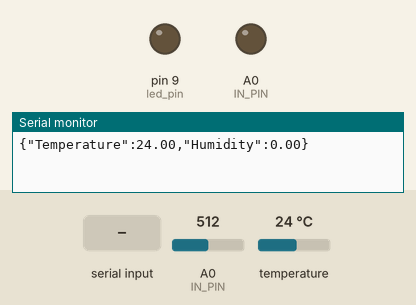
Bench run of a sketch on a simulated Arduino Uno, built with avr-gcc and run on an emulated ATmega328P. Shown: output pins drawn as LEDs (lit = HIGH), the last lines printed to the serial monitor. Inputs (shaded band) come from the test bench; at power-on: A0 (IN_PIN) = 512, temperature 24 °C. Pins used as bus, display or sensor lines are not drawn.

Above: at 1.9 s.
2.0 s: "1" received over Serial
At 3.7 s:
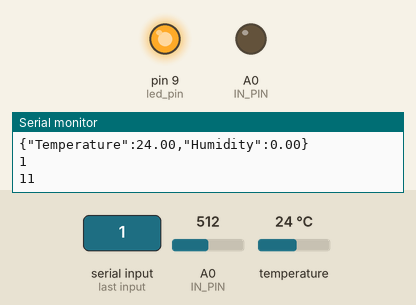
4.8 s: A0 (IN_PIN) set to 1007
6.3 s: A0 (IN_PIN) set to 1023
9.9 s: "0" received over Serial
At 11.8 s:
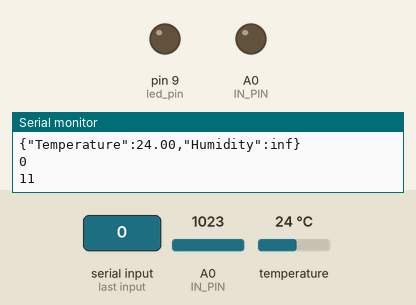
13.5 s: "2" received over Serial
At 15.9 s:
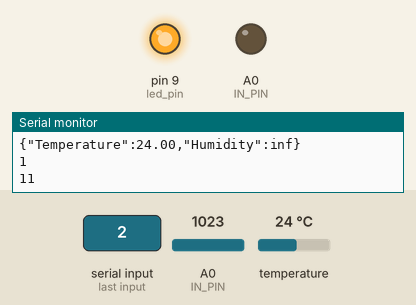
Timing chart, 0 to 17.4 s (numbered marks = the images above; inputs shaded):
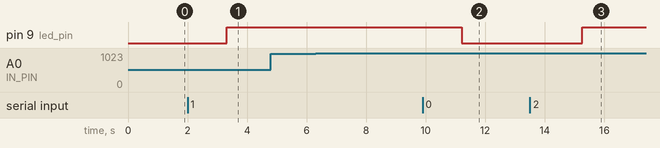

Measured:
- after the input at 2.0 s, pin 9 (led_pin): LOW → HIGH after 1.3 s
- after the input at 9.9 s, pin 9 (led_pin): HIGH → LOW after 1.3 s
- after the input at 13.5 s, pin 9 (led_pin): LOW → HIGH after 1.8 s

The sketch:

Sensors.ino
```cpp
#include <OneWire.h>
#include <DallasTemperature.h>
#define ONE_WIRE_BUS 4


const int OUT_PIN = A5;
const int IN_PIN = A0;
const float IN_STRAY_CAP_TO_GND = 24.48;
const float IN_CAP_TO_GND  = IN_STRAY_CAP_TO_GND;
const float R_PULLUP = 34.8;
const int MAX_ADC_VALUE = 1023;
float capacitance;


long int dt = 1000;
const int N = 100 ;
long int last_display;
long int current_time;
float temp_array[N];

float hum_array[N];
int start =0;
float current_hum;
float current_temp;

int led_pin = 9;
int led_state = 0;

OneWire oneWire(ONE_WIRE_BUS);
DallasTemperature sensors(&oneWire);

float get_temp () {
  sensors.requestTemperatures();
  return sensors.getTempCByIndex(0);
}

float get_hum (){
    pinMode(IN_PIN, INPUT);
    digitalWrite(OUT_PIN, HIGH);
    int val = analogRead(IN_PIN);
    digitalWrite(OUT_PIN, LOW);
    pinMode(IN_PIN, OUTPUT);
    float  capacitance = (float)val * IN_CAP_TO_GND / (float)(MAX_ADC_VALUE - val);
    if (capacitance < 110){
      return (0);
    }
    if (110 < capacitance <= 134){
    return (capacitance-106)/0.4;
    }

   if( 134 <=capacitance<=143){
    return (capacitance-89)/0.6;
   }
   pinMode(led_pin, OUTPUT);

}

void update_array_temp() {
  temp_array[start] = get_temp();
  start++;
  if (start == N) {
    start = 0;
  }
}

void update_array_hum() {
  hum_array[start] = get_hum();
  start++;
  if (start == N) {
    start = 0;
  }
}

float get_avged_temp () {
  float acc = 0;
  for (int i = 0; i < N; i++) {
    acc = acc + temp_array[i];
  }
  return (acc / N);
}

float get_avged_hum () {
  float acc = 0;
  for (int i = 0; i < N; i++) {
    acc = acc + hum_array[i];
  }
  return (acc / N);
}

void setup(void)
{
  pinMode(OUT_PIN, OUTPUT);
  pinMode(IN_PIN, OUTPUT);
  Serial.begin(9600);
  sensors.begin();
  current_time = millis();
  last_display = current_time;
  current_hum = get_hum();
  current_temp = get_temp();
  for (int i = 0; i < N; i++) {
    hum_array[i] = current_hum;
    temp_array[i] = current_temp;
  }
  pinMode(led_pin, OUTPUT);
}
void loop()
{
  update_array_temp();
  update_array_hum();
  current_time = millis();
  if (current_time - last_display > dt) {
    last_display = current_time;
    current_hum = get_avged_hum();
    current_temp = get_avged_temp();
    Serial.print("{\"Temperature\":");
    Serial.print(current_temp);
    Serial.print(",\"Humidity\":");
    Serial.print(current_hum);
    Serial.println("}");
  }
  if (Serial.available()){
    String msg_code = Serial.readString();
    if (msg_code = "11"){
      led_state = 1 - led_state;
        digitalWrite(led_pin, led_state);
        }
      Serial.println(led_state);
      Serial.println(msg_code);
      }
    }
```
